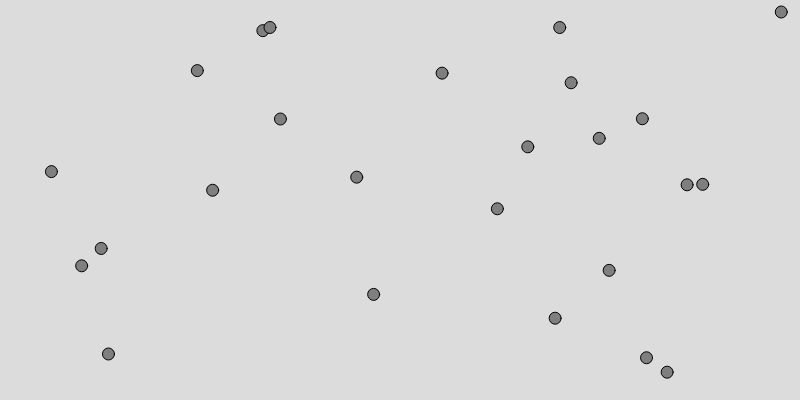
Frame 1 (no input)
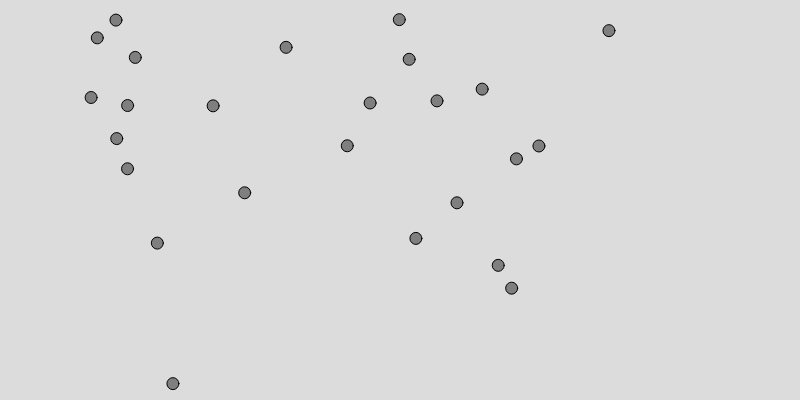
Frame 60 (no input)
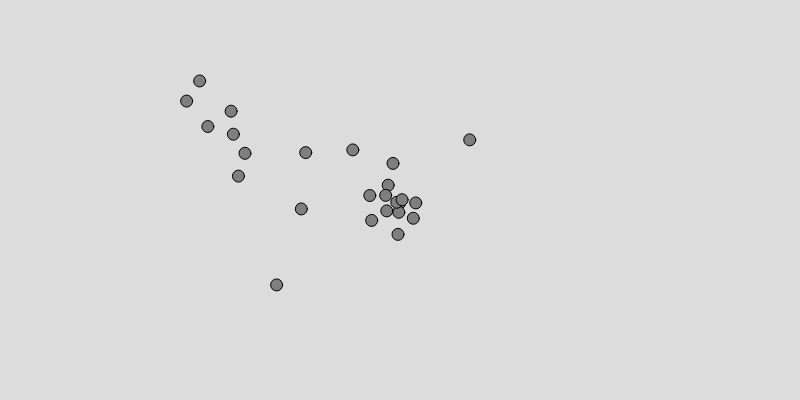
Frame 120 (the mouse pressed at the canvas centre since frame 60)

The p5.js sketch that drew these frames (run headless with seeded random() and noise() and a simulated clock; from frame 60 on, the mouse is pressed at the canvas centre):

// p5.js sketch
// ── sketch.js
/*Modify Example 5.10 so that the behavior weights change over time. For example, what if the weights were calculated according to a sine wave or Perlin noise? Or what if some vehicles are more concerned with seeking and others are more concerned with separating? Can you introduce other steering behaviors as well?*/


let vehicles = [];

function setup() {
  createCanvas(800, 400);
  
  for (let i = 0; i<25; i++){
    vehicles[i] = new Vehicle(random(width), random(height));
  }

  
}

function draw() {
  background(220);

  for (let vehicle of vehicles){
    vehicle.applyBehaviors(vehicles);
    vehicle.run();
    
  }
}



//----------------------------------------------------------------------
class Vehicle{
  constructor(x, y, maxspeed, maxforce){
    this.position = createVector(x, y);
    this.velocity = createVector(0, 0);
    this.acceleration = createVector(0, 0);
    this.maxspeed = maxspeed || 3; // Set this.maxspeed to the value of ms, but if ms is falsy, use 4 instead
    this.maxforce = maxforce || 0.2;
    this.size = 12;
  }
  
  run(){
    this.update();
    this.checkEdges();
    this.show();
  }
  
  applyBehaviors(vehicles){
    let separate = this.separate(vehicles);
    let seek = this.seek(createVector(mouseX, mouseY));
    let cohesion = this.cohere(vehicles);
    
    // use perlin noise to adjust weights overtime
    // let noiseOffset = random(1000);
    // let separateWeight = map(noise(noiseOffset + frameCount*0.01), 0, 1, 0.5, 2);
    // let seekWeight = map(noise(noiseOffset + 999 + frameCount * 0.01), 0, 1, 0.5, 2);
    
    // or use sine wave
    let idOffset = random(TWO_PI);
    let seekWeight = map(sin(frameCount * 0.01 + idOffset), -1, 1, 0.5, 2);
    let separateWeight = map(sin(frameCount * 0.015 + idOffset), -1, 1, 0.5, 2);
    let cohesionWeight = map(sin(frameCount * 0.05 + idOffset), -1, 1, 0.5, 2);
    separate.mult(separateWeight);
    seek.mult(seekWeight);
    cohesion.mult(cohesionWeight)
    
    this.applyForce(separate);
    this.applyForce(seek);
    this.applyForce(cohesion);
  }
  
  update(){
    this.velocity.add(this.acceleration);
    this.velocity.limit(this.maxspeed);
    this.position.add(this.velocity);
    this.acceleration.mult(0);   
  }
  
  seek(target){
    let desire = p5.Vector.sub(target, this.position);
    // If the magnitude of desired equals 0, skip out of here
    // If the magnitude (length) of the desired vector is zero, then exit the seek() function immediately.
    if (desire.mag() === 0) return;
    desire.setMag(this.maxspeed);
    let steer = p5.Vector.sub(desire, this.velocity);
    steer.limit(this.maxforce);
    // this.applyForce(steer);
    return steer;
  }
  
  applyForce(force){
    this.acceleration.add(force);
    // console.log(this.acceleration.copy());
  }
  
  separate(vehicles){
    // loop through the neighboring vehicles' list, find their distance to the current vehicle
    let distThreshold = this.size * 2; // how close is too close
    let summedDir = createVector();
    let count = 0;
    for (let other of vehicles){
      let dist = p5.Vector.dist(this.position, other.position);
      if (this !== other && dist < distThreshold){
        let dir = p5.Vector.sub(this.position, other.position);
        dir.normalize();
        dir.div(dist); // The closer it is, the more the vehicle should flee. The farther, the less. So the magnitude is set to be inversely proportional to the distance.
        summedDir.add(dir);
        count+=1;

      }
    }
    

    if (count > 0){
      // summedDir.div(count);
      summedDir.setMag(this.maxspeed);
      // Implement Reynolds: Steering = Desired - Velocity
      let steer = p5.Vector.sub(summedDir, this.velocity);
      steer.limit(this.maxforce);
      // this.applyForce(steer);
      return steer;
    }else{
      return createVector();
    }
    
  }
  
  
  cohere(vehicles){
    let distThreshold = this.size * 50;
    let summedDir = createVector();
    let count = 0;
    for (let other of vehicles){
      let dist = p5.Vector.dist(this.position, other.position);
      if (this != other && dist > distThreshold){
        let dir = p5.Vector.sub(other.position, this.position);
        dir.setMag(dist/(this.size*3));
        summedDir.add(dir);
        // summedDir.add(other.position);
        count++;
      }
    }
    
    if (count>0){
      summedDir.setMag(this.maxspeed);
      let steer = p5.Vector.sub(summedDir, this.velocity);
      // this.applyForce(steer);
      return steer
      
      // let avgPos = summedDir.div(count);
      // this.seek(avgPos); 
      
    }else{
      return createVector();
    }
    
  }
  
  

  show(){
    fill(127);
    stroke(0);
    push();
    translate(this.position.x, this.position.y);
    circle(0, 0, this.size);
    pop();
  }
  
  checkEdges(){
    if(this.position.x+this.size >= width){
      this.position.x = this.size;
    }else if(this.position.x-this.size <= 0){
      this.position.x = width-this.size;
    }
    if (this.position.y + this.size >=height){
      this.position.y = this.size;
    }else if (this.position.y - this.size <= 0){
      this.position.y = height-this.size;       
    }
  }
  
  
}
